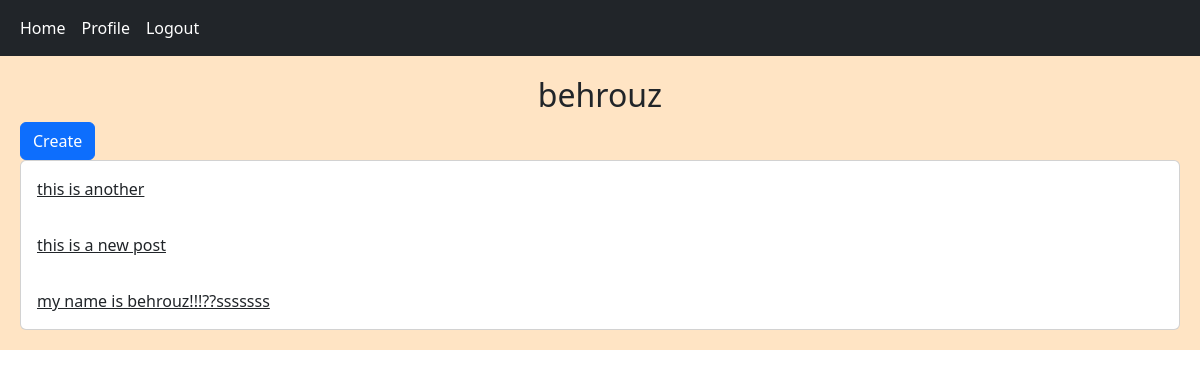
The app's page /account/profile/2/ (signed in) with its own data.
### home/models.py (models this page shows, shortened)
class Post(models.Model):
    user = models.ForeignKey(User, on_delete=models.CASCADE, related_name='posts')
    body = models.TextField()
    slug = models.SlugField()
    created = models.DateTimeField(auto_now_add= True)
    updated = models.DateTimeField(auto_now=True)
    class Meta:
        ordering = ('-created', 'body')
    def get_absolute_url(self):
        return reverse('home:post_detail', args=(self.id, self.slug))

### account/views.py (the view)
# urls.py: path('profile/<int:user_id>/', views.UserProfileView.as_view(), name='user_profile'),
class UserProfileView(LoginRequiredMixin, View):
    login_url = '/account/user_login/'
    def get(self, request, user_id):
        is_following = False
        user = get_object_or_404(User, id = user_id)
        posts = user.posts.all()
        relation = Relations.objects.filter(from_user = request.user, to_user = user)
        if relation.exists():
            is_following = True
        return render(request, 'account/profile.html', {
            'user': user,
            'posts': posts,
            'is_following': is_following,
        })

### account/templates/account/profile.html (shortened to what this page needs)
{% extends 'base.html' %}
{% block content %}
<h2 class="text-center">{{ user.username }}</h2>
{% if request.user.id == user.id %}
    <a href="{% url 'home:post_create' %}" class="btn btn-primary">Create</a>
{% endif %}
<div class="card">
    {% for post in posts %}
        <a href="{{ post.get_absolute_url }}" class="card-body">{{ post.body| truncatewords:8 }}</a>
    {% endfor %}
</div>
{% endblock %}

### records on screen
Post: body "this is another"
Post: body "this is a new post"
Post: body "my name is behrouz!!!??sssssss"

### other values on screen
{{ user.username }} "behrouz"
